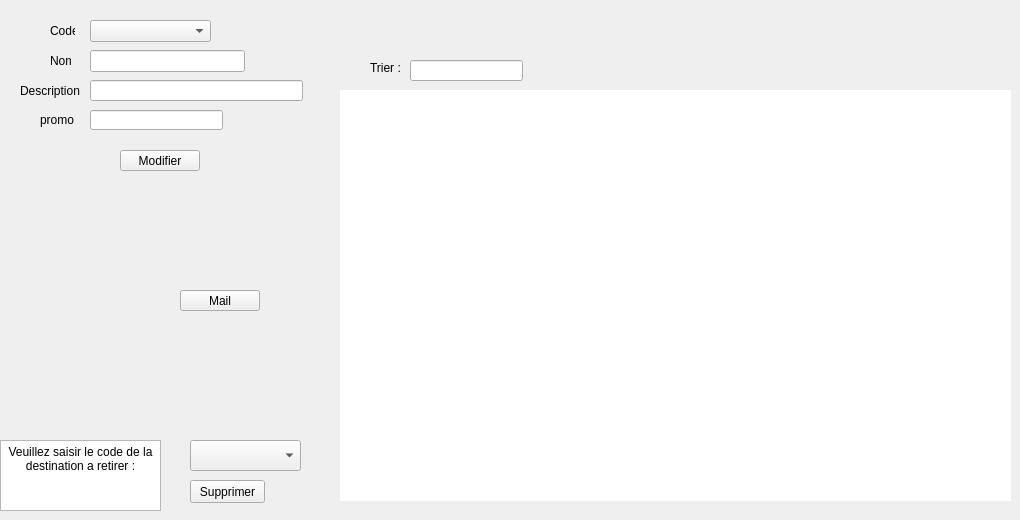
        <widget class="QWidget" name="page_afficher_destination">
         <attribute name="title">
          <string>Afficher destinations</string>
         </attribute>
         <widget class="QTableView" name="tableView">
          <property name="geometry">
           <rect>
            <x>340</x>
            <y>90</y>
            <width>671</width>
            <height>411</height>
           </rect>
          </property>
          <property name="font">
           <font>
            <weight>75</weight>
            <italic>true</italic>
            <bold>true</bold>
            <kerning>true</kerning>
           </font>
          </property>
          <property name="mouseTracking">
           <bool>false</bool>
          </property>
          <property name="autoFillBackground">
           <bool>true</bool>
          </property>
          <property name="styleSheet">
           <string notr="true">QHeaderView::section {
    background-color: #646464;
    padding: 4px;
    font-size: 14pt;
    border-style: none;
    border-bottom: 1px solid #fffff8;
    border-right: 1px solid #fffff8;
}

QHeaderView::section:horizontal
{
    border-top: 1px solid #fffff8;
}

QHeaderView::section:vertical
{
    border-left: 1px solid #fffff8;
}</string>
          </property>
          <property name="frameShape">
           <enum>QFrame::NoFrame</enum>
          </property>
          <property name="editTriggers">
           <set>QAbstractItemView::AnyKeyPressed|QAbstractItemView::DoubleClicked|QAbstractItemView::EditKeyPressed|QAbstractItemView::SelectedClicked</set>
          </property>
          <property name="selectionMode">
           <enum>QAbstractItemView::SingleSelection</enum>
          </property>
          <property name="gridStyle">
           <enum>Qt::SolidLine</enum>
          </property>
         </widget>
         <widget class="QTextBrowser" name="textBrowser">
          <property name="geometry">
           <rect>
            <x>0</x>
            <y>440</y>
            <width>161</width>
            <height>71</height>
           </rect>
          </property>
          <property name="html">
           <string>&lt;!DOCTYPE HTML PUBLIC &quot;-//W3C//DTD HTML 4.0//EN&quot; &quot;http://www.w3.org/TR/REC-html40/strict.dtd&quot;&gt;
&lt;html&gt;&lt;head&gt;&lt;meta name=&quot;qrichtext&quot; content=&quot;1&quot; /&gt;&lt;style type=&quot;text/css&quot;&gt;
p, li { white-space: pre-wrap; }
&lt;/style&gt;&lt;/head&gt;&lt;body style=&quot; font-family:'MS Shell Dlg 2'; font-size:8.25pt; font-weight:400; font-style:normal;&quot;&gt;
&lt;p align=&quot;center&quot; style=&quot; margin-top:0px; margin-bottom:0px; margin-left:0px; margin-right:0px; -qt-block-indent:0; text-indent:0px;&quot;&gt;&lt;span style=&quot; font-family:'MS Shell Dlg 2'; font-size:9pt;&quot;&gt;Veuillez saisir le code de la destination a retirer :&lt;/span&gt;&lt;/p&gt;&lt;/body&gt;&lt;/html&gt;</string>
          </property>
         </widget>
         <widget class="QLineEdit" name="description_amodifier">
          <property name="geometry">
           <rect>
            <x>90</x>
            <y>80</y>
            <width>213</width>
            <height>21</height>
           </rect>
          </property>
         </widget>
         <widget class="QLineEdit" name="promo_amodifier">
          <property name="geometry">
           <rect>
            <x>90</x>
            <y>110</y>
            <width>133</width>
            <height>20</height>
           </rect>
          </property>
         </widget>
         <widget class="QLineEdit" name="nom_amodifier">
          <property name="geometry">
           <rect>
            <x>90</x>
            <y>50</y>
            <width>155</width>
            <height>22</height>
           </rect>
          </property>
         </widget>
         <widget class="QLabel" name="label_42">
          <property name="geometry">
           <rect>
            <x>50</x>
            <y>20</y>
            <width>25</width>
            <height>22</height>
           </rect>
          </property>
          <property name="text">
           <string>Code</string>
          </property>
         </widget>
         <widget class="QLabel" name="label_43">
          <property name="geometry">
           <rect>
            <x>50</x>
            <y>50</y>
            <width>21</width>
            <height>22</height>
           </rect>
          </property>
          <property name="text">
           <string>Nom</string>
          </property>
         </widget>
         <widget class="QLabel" name="label_44">
          <property name="geometry">
           <rect>
            <x>40</x>
            <y>110</y>
            <width>51</width>
            <height>20</height>
           </rect>
          </property>
          <property name="text">
           <string>promo</string>
          </property>
         </widget>
         <widget class="QLabel" name="label_45">
          <property name="geometry">
           <rect>
            <x>20</x>
            <y>80</y>
            <width>61</width>
            <height>21</height>
           </rect>
          </property>
          <property name="text">
           <string>Description</string>
          </property>
         </widget>
         <widget class="QPushButton" name="SupprimerDestination">
          <property name="geometry">
           <rect>
            <x>190</x>
            <y>480</y>
            <width>75</width>
            <height>23</height>
           </rect>
          </property>
          <property name="text">
           <string>Supprimer</string>
          </property>
         </widget>
         <widget class="QComboBox" name="comboBox">
          <property name="geometry">
           <rect>
            <x>90</x>
            <y>20</y>
            <width>121</width>
            <height>22</height>
           </rect>
          </property>
         </widget>
         <widget class="QPushButton" name="Modifier">
          <property name="geometry">
           <rect>
            <x>120</x>
            <y>150</y>
            <width>80</width>
            <height>21</height>
           </rect>
          </property>
          <property name="text">
           <string>Modifier</string>
          </property>
         </widget>
         <widget class="QLabel" name="Background2">
          <property name="geometry">
           <rect>
            <x>-10</x>
            <y>20</y>
            <width>871</width>
            <height>381</height>
           </rect>
          </property>
          <property name="maximumSize">
           <size>
            <width>1501</width>
            <height>751</height>
           </size>
          </property>
          <property name="text">
           <string/>
          </property>
         </widget>
         <widget class="QLineEdit" name="trierChercher_2">
          <property name="geometry">
           <rect>
            <x>410</x>
            <y>60</y>
            <width>113</width>
            <height>21</height>
           </rect>
          </property>
         </widget>
         <widget class="QLabel" name="label_46">
          <property name="geometry">
           <rect>
            <x>370</x>
            <y>60</y>
            <width>31</width>
            <height>16</height>
           </rect>
          </property>
          <property name="text">
           <string>Trier :</string>
          </property>
         </widget>
         <widget class="QPushButton" name="mail_button">
          <property name="geometry">
           <rect>
            <x>180</x>
            <y>290</y>
            <width>80</width>
            <height>21</height>
           </rect>
          </property>
          <property name="text">
           <string>Mail</string>
          </property>
         </widget>
         <widget class="QComboBox" name="code_asupprimer">
          <property name="geometry">
           <rect>
            <x>190</x>
            <y>440</y>
            <width>111</width>
            <height>31</height>
           </rect>
          </property>
         </widget>
         <zorder>label_42</zorder>
         <zorder>label_43</zorder>
         <zorder>label_44</zorder>
         <zorder>label_45</zorder>
         <zorder>label_46</zorder>
         <zorder>Background2</zorder>
         <zorder>tableView</zorder>
         <zorder>textBrowser</zorder>
         <zorder>description_amodifier</zorder>
         <zorder>promo_amodifier</zorder>
         <zorder>nom_amodifier</zorder>
         <zorder>SupprimerDestination</zorder>
         <zorder>comboBox</zorder>
         <zorder>Modifier</zorder>
         <zorder>trierChercher_2</zorder>
         <zorder>mail_button</zorder>
         <zorder>code_asupprimer</zorder>
        </widget>
